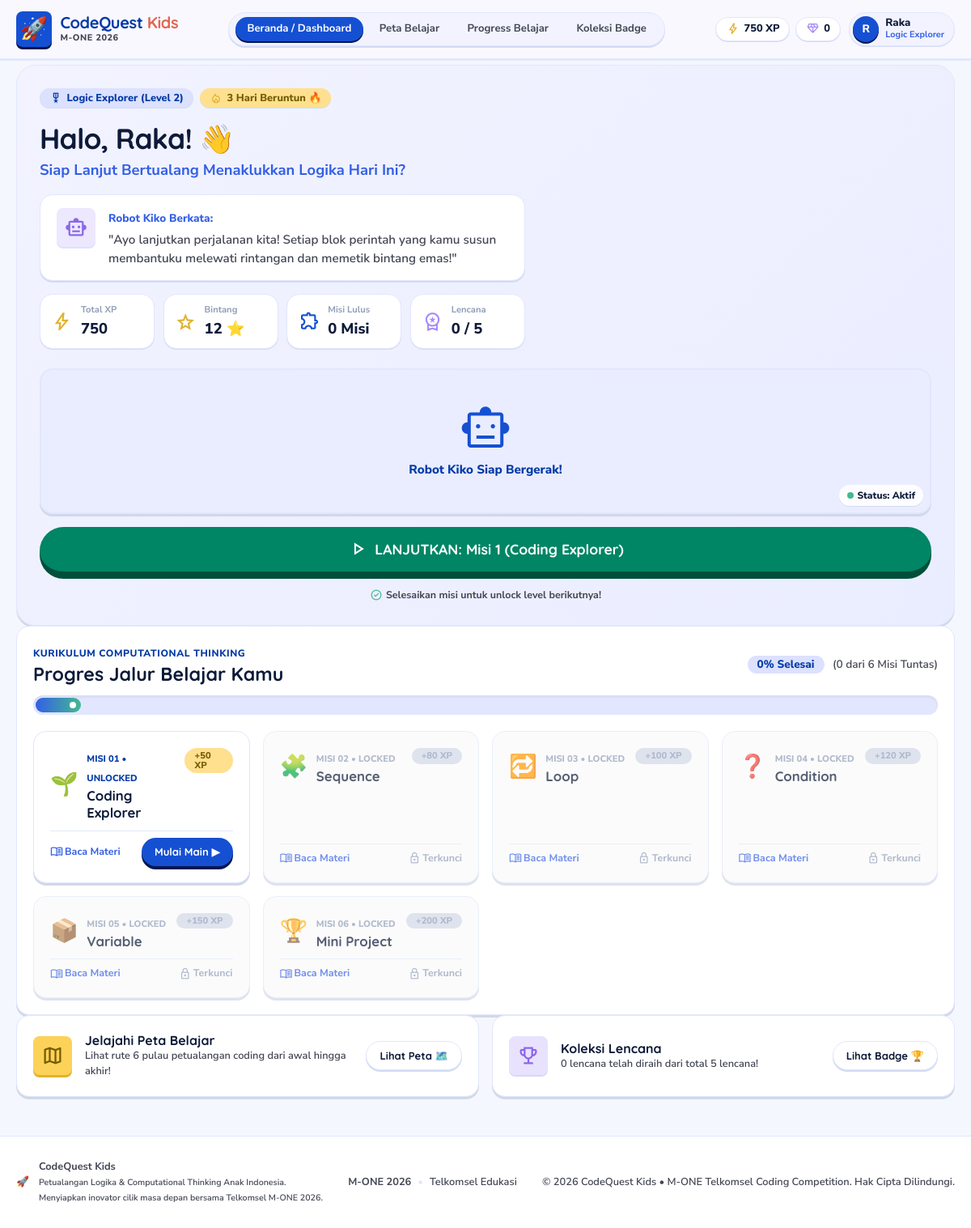
Page /dashboard.php on the committed database.
### tables this page shows
CREATE TABLE `users` (
  `id` int(10) UNSIGNED NOT NULL,
  `name` varchar(50) NOT NULL,
  `avatar` varchar(100) NOT NULL DEFAULT 'default.png',
  `xp` int(10) UNSIGNED NOT NULL DEFAULT 0,
  `level` int(10) UNSIGNED NOT NULL DEFAULT 1,
  `created_at` timestamp NOT NULL DEFAULT current_timestamp(),
  `updated_at` timestamp NOT NULL DEFAULT current_timestamp() ON UPDATE current_timestamp()
);

CREATE TABLE `levels` (
  `id` int(10) UNSIGNED NOT NULL,
  `title` varchar(100) NOT NULL,
  `description` text NOT NULL,
  `difficulty` enum('easy','medium','hard') NOT NULL DEFAULT 'easy',
  `order_number` int(10) UNSIGNED NOT NULL,
  `xp_reward` int(10) UNSIGNED NOT NULL DEFAULT 50,
  `icon` varchar(100) DEFAULT NULL,
  `created_at` timestamp NOT NULL DEFAULT current_timestamp()
);

CREATE TABLE `progress` (
  `id` int(10) UNSIGNED NOT NULL,
  `user_id` int(10) UNSIGNED NOT NULL,
  `level_id` int(10) UNSIGNED NOT NULL,
  `status` enum('locked','unlocked','in_progress','completed') NOT NULL DEFAULT 'locked',
  `score` int(10) UNSIGNED NOT NULL DEFAULT 0,
  `completed_at` timestamp NULL DEFAULT NULL,
  `created_at` timestamp NOT NULL DEFAULT current_timestamp(),
  `updated_at` timestamp NOT NULL DEFAULT current_timestamp() ON UPDATE current_timestamp()
);

### dashboard.php (the view, shortened to what the rows shown need)
<?php
require_once __DIR__ . '/includes/functions.php';
$user     = getCurrentUser();
$stats    = getUserStats($user['id']);
$progress = getUserProgress($user['id']);
$currentLevel = null;
foreach ($progress as $p) {
    if ($p['status'] === 'unlocked' || $p['status'] === 'in_progress') {
        $currentLevel = $p;
        break;
    }
}
require_once __DIR__ . '/includes/header.php';
?>
<div class="max-w-container px-gutter py-4">
    <section class="card mb-4" style="background: linear-gradient(135deg, #f2f3ff 0%, #eaedff 100%); border-radius: var(--radius-lg); padding: 1.75rem; border: 1px solid var(--card-stroke); box-shadow: var(--shadow-tactile-md);">
        <div style="display: flex; flex-direction: column; gap: 1.5rem;" class="lg:flex-row lg:items-center lg:justify-between">
            <div style="flex: 1; display: flex; flex-direction: column; gap: 1rem;">
                <div>
                    <h1 style="font-size: 2.2rem; color: var(--on-surface); letter-spacing: -0.02em;">
                        Halo, <?= e($user['name']) ?>! 👋
                    </h1>
                    <p style="font-size: 1.15rem; color: var(--primary-shade); font-weight: 700; margin-top: 0.2rem;">
                        Siap Lanjut Bertualang Menaklukkan Logika Hari Ini?
                    </p>
                </div>
            </div>
            <div style="min-width: 320px; display: flex; flex-direction: column; align-items: center; gap: 1rem;">
                <?php if ($currentLevel): ?>
                <a href="<?= $baseUrl ?>/tantangan.php?level=<?= $currentLevel['level_id'] ?>" class="btn btn-run btn-lg" style="width: 100%;" id="cta-lanjut-misi">
                    <span class="material-symbols-outlined" style="font-size: 26px;">play_arrow</span>
                    <span>LANJUTKAN: Misi <?= $currentLevel['order_number'] ?> (<?= e($currentLevel['level_title']) ?>)</span>
                </a>
                <span style="font-size: 0.78rem; color: var(--on-surface-variant); font-weight: 700; display: flex; align-items: center; gap: 4px;">
                    <span class="material-symbols-outlined text-mint" style="font-size: 16px;">check_circle</span>
                    Selesaikan misi untuk unlock level berikutnya!
                </span>
                <?php endif; ?>
            </div>
        </div>
    </section>
    <section class="card mb-4">
        <div style="display: flex; flex-wrap: wrap; justify-content: space-between; align-items: center; gap: 0.75rem; margin-bottom: 0.75rem;">
            <div>
                <h2 style="font-size: 1.45rem; color: var(--on-surface);">Progres Jalur Belajar Kamu</h2>
            </div>
        </div>
        <div style="display: grid; grid-template-columns: repeat(auto-fill, minmax(260px, 1fr)); gap: 1rem;">
            <?php foreach ($progress as $lvl): ?>
            <?php
                $isCompleted = ($lvl['status'] === 'completed');
                $isUnlocked  = ($lvl['status'] === 'unlocked' || $lvl['status'] === 'in_progress');
                $isLocked    = ($lvl['status'] === 'locked');
            ?>
            <div class="card card-hover" style="display: flex; flex-direction: column; justify-content: space-between; gap: 0.75rem; <?= $isLocked ? 'opacity: 0.7; background: #fafafa;' : '' ?>">
                <div style="display: flex; align-items: flex-start; justify-content: space-between; gap: 0.5rem;">
                    <div style="display: flex; align-items: center; gap: 0.65rem;">
                        <span style="font-size: 1.75rem;"><?= getLevelIcon($lvl['order_number']) ?></span>
                        <div>
                            <span style="font-size: 0.7rem; font-weight: 800; color: <?= $isCompleted ? 'var(--mint-shade)' : ($isUnlocked ? 'var(--primary)' : 'var(--locked-text)') ?>;">
                                MISI 0<?= $lvl['order_number'] ?> • <?= strtoupper($lvl['status']) ?>
                            </span>
                            <h3 style="font-size: 1.05rem; color: var(--on-surface);"><?= e($lvl['level_title']) ?></h3>
                        </div>
                    </div>
                    <span class="badge-pill <?= $isCompleted ? 'badge-mint' : ($isUnlocked ? 'badge-yellow' : 'badge-locked') ?>" style="font-size: 0.7rem;">
                        +<?= $lvl['xp_reward'] ?> XP
                    </span>
                </div>
                <div style="display: flex; align-items: center; justify-content: space-between; padding-top: 0.5rem; border-top: 1px solid var(--card-stroke);">
                    <a href="<?= $baseUrl ?>/materi.php?level=<?= $lvl['level_id'] ?>" style="font-size: 0.78rem; font-weight: 700; color: var(--primary-shade); display: flex; align-items: center; gap: 2px;">
                        <span class="material-symbols-outlined" style="font-size: 16px;">menu_book</span> Baca Materi
                    </a>
                    <?php if ($isUnlocked || $isCompleted): ?>
                    <a href="<?= $baseUrl ?>/tantangan.php?level=<?= $lvl['level_id'] ?>" class="btn <?= $isCompleted ? 'btn-outline' : 'btn-primary' ?> btn-sm">
                        <?= $isCompleted ? 'Main Ulang 🔄' : 'Mulai Main ▶' ?>
                    </a>
                    <?php else: ?>
                    <span style="font-size: 0.78rem; color: var(--locked-text); display: flex; align-items: center; gap: 2px; font-weight: 700;">
                        <span class="material-symbols-outlined" style="font-size: 16px;">lock</span> Terkunci
                    </span>
                    <?php endif; ?>
                </div>
            </div>
            <?php endforeach; ?>
        </div>
    </section>
</div>
<?php require_once __DIR__ . '/includes/footer.php'; ?>

### includes/header.php (shortened to what the rows shown need)
<?php
require_once __DIR__ . '/functions.php';
$user     = isLoggedIn() ? getCurrentUser() : null;
$stats    = $user ? getUserStats($user['id']) : null;
$baseUrl  = getBaseUrl();
?>
<!DOCTYPE html>
<html lang="id">
<head>
    <link rel="stylesheet" href="<?= $baseUrl ?>/assets/css/style.css">
</head>
<body class="<?= e($bodyClass ?? '') ?>">
<?php if (empty($hideNav)): ?>
<header class="site-header" id="site-header">
    <div class="header-inner">
        <div class="header-actions">
            <?php if ($user): ?>
            <div class="header-stats">
                <span class="stat-pill stat-xp" id="header-xp">
                    <span class="material-symbols-rounded">bolt</span>
                    <?= number_format($stats['xp']) ?> XP
                </span>
                <span class="stat-pill stat-gems" id="header-gems">
                    <span class="material-symbols-rounded">diamond</span>
                    <?= $stats['badges_earned'] ?>
                </span>
            </div>
            <a href="<?= $baseUrl ?>/profile.php" class="header-user" id="nav-profile">
                <span class="user-avatar"><?= mb_substr($user['name'], 0, 1) ?></span>
                <div class="user-info">
                    <span class="user-name"><?= e($user['name']) ?></span>
                    <span class="user-level"><?= e($stats['level_title']) ?></span>
                </div>
            </a>
            <?php else: ?>
            <a href="<?= $baseUrl ?>/onboarding.php" class="btn btn-primary btn-sm" id="nav-cta-mulai">Mulai Petualangan</a>
            <?php endif; ?>
        </div>
    </div>
</header>
<?php endif; ?>
<main class="main-content" id="main-content">

### rows in the picture
users: name "R", name "Raka"
levels: order_number "1", title "Coding Explorer"
progress: level.order_number "🌱", level.order_number "1", status "UNLOCKED", level.title "Coding Explorer", level.xp_reward "50", shows "Mulai Main ▶"
progress: level.order_number "🧩", level.order_number "2", status "LOCKED", level.title "Sequence", level.xp_reward "80", shows "Terkunci"
progress: level.order_number "🔁", level.order_number "3", status "LOCKED", level.title "Loop", level.xp_reward "100", shows "Terkunci"
progress: level.order_number "❓", level.order_number "4", status "LOCKED", level.title "Condition", level.xp_reward "120", shows "Terkunci"
progress: level.order_number "📦", level.order_number "5", status "LOCKED", level.title "Variable", level.xp_reward "150", shows "Terkunci"
progress: level.order_number "🏆", level.order_number "6", status "LOCKED", level.title "Mini Project", level.xp_reward "200", shows "Terkunci"

### other values in the picture
$stats['xp'] "750"
$stats['badges_earned'] "0"
$stats['level_title'] "Logic Explorer"
$stats['level'] "2"
$stats['completed'] "0"
$stats['progress_pct'] "0"
$stats['total_levels'] "6"
